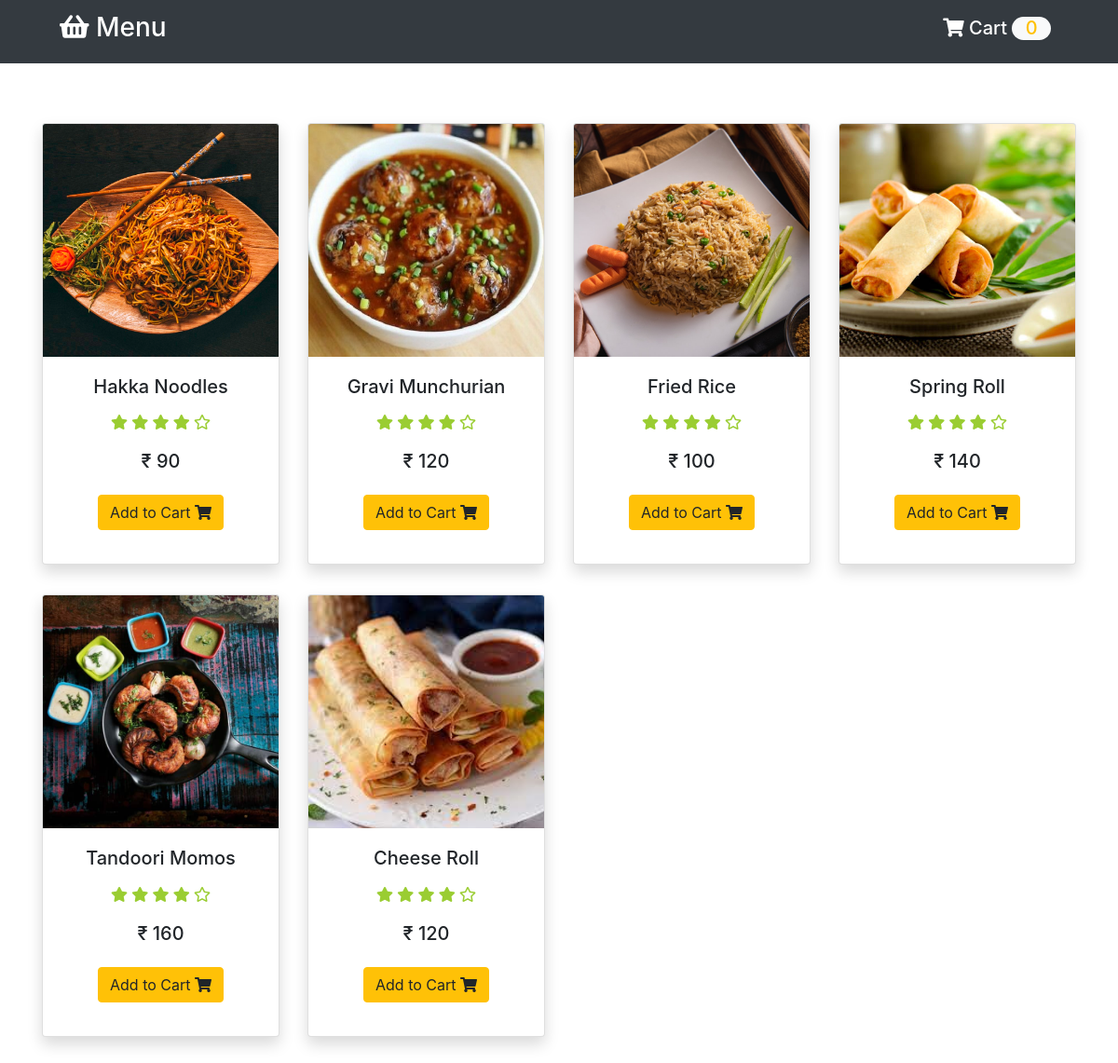
The page /menu/chinese.php (signed in) on the database its author committed.
### tables this page shows
CREATE TABLE `menu` (
  `Menuid` int(20) NOT NULL,
  `Name` varchar(50) NOT NULL,
  `Price` int(20) NOT NULL,
  `Icon` text NOT NULL,
  `Categories` varchar(20) NOT NULL
);

### menu/chinese.php (the view, shortened to what this page needs)
<?php include '..\login\session_check.php';
?>
<!doctype html>
<html lang="en">
<head>
    <link rel="stylesheet" href="https://cdnjs.cloudflare.com/ajax/libs/font-awesome/5.8.2/css/all.css" />
    <link rel="stylesheet" href="https://stackpath.bootstrapcdn.com/bootstrap/4.3.1/css/bootstrap.min.css">
    <link rel="stylesheet" href="style.css">
</head>
<body>
<?php require_once ("php/header.php"); ?>
<div class="container">
        <div class="row text-center py-5">
            <?php
                $sql = "SELECT * from menu where Categories ='chinese'";
                $result = mysqli_query($conn, $sql);
                while ($row = mysqli_fetch_assoc($result)){
                    echo "
                    <div class='col-md-3 col-sm-6 my-3 my-md-3'>
                        <form action='chinese.php' method='post'>
                            <div class='card shadow'>
                                <div>
                                    <img src='chinese_img\\$row[Icon]' alt='Image1' name='icon' class='card-img-top img'>
                                    <input type='hidden' name='icon' value='$row[Icon]'>
                                </div>
                                <div class='card-body'>
                                    <h5 class='card-title' >$row[Name]</h5>
                                    <input type='hidden' name='productname' value='$row[Name]'>
                                    <h6>
                                        <i class='fas fa-star'></i>
                                        <i class='fas fa-star'></i>
                                        <i class='fas fa-star'></i>
                                        <i class='fas fa-star'></i>
                                        <i class='far fa-star'></i>
                                    </h6>
                                    <p class='card-text'>
                                    </p>
                                    <h5>
                                        <span class='price' >₹ $row[Price]</span>
                                        <input type='hidden' name='productprice' value='$row[Price]'>
                                    </h5>
                                    <button type='submit' class='btn btn-warning my-3' name='add'>Add to Cart <i class='fas fa-shopping-cart'></i></button>
                                    <input type='hidden' name='product_id' value='$row[Menuid]'>
                                </div>
                            </div>
                        </form>
                    </div>
                    ";
                }
            ?>
        </div>
</div>
</body>
</html>

### menu/style.css (style rules this page uses)
img { max-width: 100%; background: lightblue; background: radial-gradient(white 30%, lightblue 70%); width: 250px; height: 250px; object-fit: cover; }
.fa-star, .fa-star-half { color: yellowgreen; padding: 3% 0; }

### rows shown on the page
menu: Icon (picture), Name "Hakka Noodles", Price "90"
menu: Icon (picture), Name "Gravi Munchurian", Price "120"
menu: Icon (picture), Name "Fried Rice", Price "100"
menu: Icon (picture), Name "Spring Roll", Price "140"
menu: Icon (picture), Name "Tandoori Momos", Price "160"
menu: Icon (picture), Name "Cheese Roll", Price "120"
